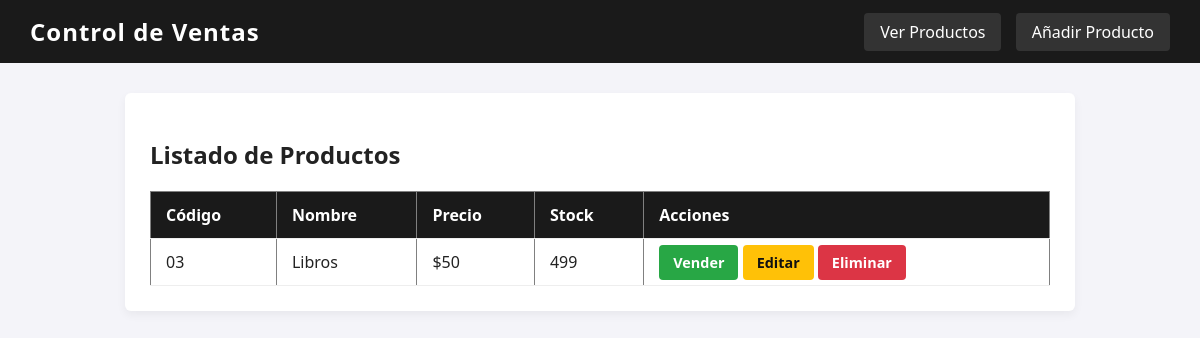
Before: / with the older database file.
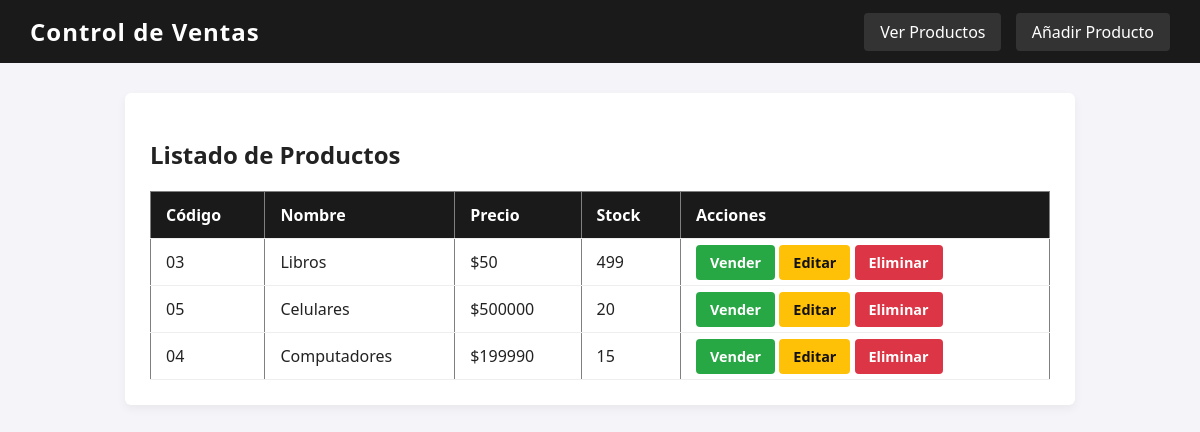
After: the same page with the newer database file.
### ventas/models.py (models this page shows, shortened)
class Producto(models.Model):
    codigo = models.CharField(max_length=20)
    nombre = models.CharField(max_length=64)
    precio = models.PositiveIntegerField(default=1)
    stock = models.PositiveIntegerField(default=0)

### ventas/views.py (the view)
# urls.py: path('', views.producto_list, name='inicio'),
def producto_list(request):
    productos = Producto.objects.all()
    return render(request, 'ventas/producto_list.html', {'object_list': productos})

### ventas/templates/ventas/producto_list.html
{% extends 'ventas/base.html' %} {% block content %}
<h2>Listado de Productos</h2>
<table border="1">
  <tr>
    <th>Código</th>
    <th>Nombre</th>
    <th>Precio</th>
    <th>Stock</th>
    <th>Acciones</th>
  </tr>
   {% for p in object_list %}
  <tr>
    <td>{{ p.codigo }}</td>
    <td>{{ p.nombre }}</td>
    <td>${{ p.precio }}</td>
    <td>{{ p.stock }}</td>
    <td>
      <a href="{% url 'registrar_venta' p.pk %}" class="btn">Vender</a>
      <a href="{% url 'producto_update' p.pk %}" class="btn btn-edit">Editar</a>
      <a href="{% url 'producto_delete' p.pk %}" class="btn btn-danger"
        >Eliminar</a
      >
    </td>
  </tr>
  {% empty %}
  <tr>
    <td colspan="5">No hay productos registrados.</td>
  </tr>
  {% endfor %}
</table>
{% endblock %}

### ventas/templates/ventas/base.html (shortened to what this page needs)
<!DOCTYPE html>
<html lang="es">
<head>
</head>
<body>
    <header>
        <h1>Control de Ventas</h1>
        <nav>
            <a href="{% url 'producto_list' %}">Ver Productos</a>
            <a href="{% url 'producto_create' %}">Añadir Producto</a>
        </nav>
    </header>
    <main>
        {% block content %}
        {% endblock %}
    </main>
</body>
</html>

### ventas/templates/ventas/base.html (style rules this page uses)
body { font-family: 'Segoe UI', Tahoma, Geneva, Verdana, sans-serif; margin: 0; padding: 0; background-color: #f4f4f9; color: #222; }
header { background-color: #1a1a1a; color: white; padding: 15px 30px; display: flex; justify-content: space-between; align-items: center; }
header h1 { margin: 0; font-size: 1.5rem; letter-spacing: 1px; }
nav a { color: white; text-decoration: none; margin-left: 10px; padding: 8px 16px; background-color: #333; border-radius: 4px; transition: background 0.2s; }
main { max-width: 900px; margin: 30px auto; padding: 25px; background: white; border-radius: 6px; box-shadow: 0 4px 10px rgba(0,0,0,0.05); }
table { width: 100%; border-collapse: collapse; margin-top: 20px; }
th, td { padding: 12px 15px; border-bottom: 1px solid #eee; text-align: left; }
th { background-color: #1a1a1a; color: white; }
button, .btn { padding: 8px 14px; border: none; border-radius: 4px; cursor: pointer; text-decoration: none; color: white; background-color: #28a745; font-size: 0.9rem; font-weight: bold; }
.btn-edit { background-color: #ffc107; color: #111; }
.btn-danger { background-color: #dc3545; }

Changed rows visible on the page:
added Producto: codigo "05", nombre "Celulares", precio "500000", stock "20"
added Producto: codigo "04", nombre "Computadores", precio "199990", stock "15"
